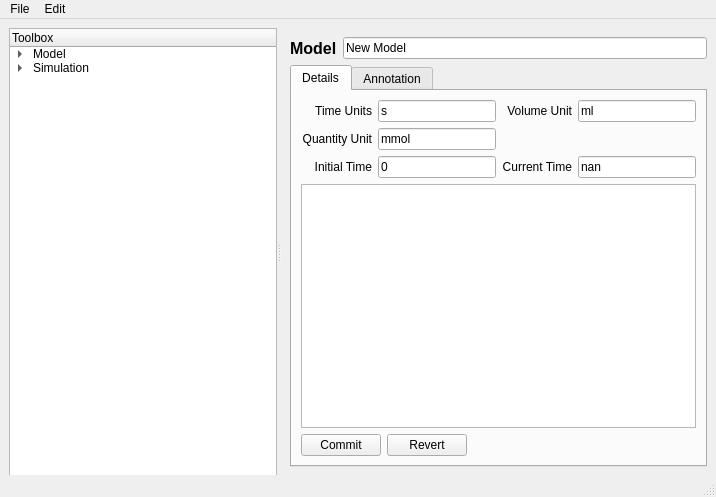
<?xml version="1.0" encoding="UTF-8"?>
<ui version="4.0">
 <class>MainWindow</class>
 <widget class="QMainWindow" name="MainWindow">
  <property name="geometry">
   <rect>
    <x>0</x>
    <y>0</y>
    <width>716</width>
    <height>497</height>
   </rect>
  </property>
  <property name="windowTitle">
   <string>MainWindow</string>
  </property>
  <widget class="QWidget" name="centralwidget">
   <widget class="QSplitter" name="splitter">
    <property name="geometry">
     <rect>
      <x>9</x>
      <y>9</y>
      <width>707</width>
      <height>448</height>
     </rect>
    </property>
    <property name="orientation">
     <enum>Qt::Horizontal</enum>
    </property>
    <widget class="QTreeWidget" name="treeWidget">
     <column>
      <property name="text">
       <string>Toolbox</string>
      </property>
     </column>
     <item>
      <property name="text">
       <string>Model</string>
      </property>
      <item>
       <property name="text">
        <string>Mathematical</string>
       </property>
      </item>
      <item>
       <property name="text">
        <string>Biochemical</string>
       </property>
      </item>
     </item>
     <item>
      <property name="text">
       <string>Simulation</string>
      </property>
      <item>
       <property name="text">
        <string>Time Course</string>
       </property>
      </item>
      <item>
       <property name="text">
        <string>Local Sensitivity Analysis</string>
       </property>
      </item>
      <item>
       <property name="text">
        <string>Global Sensitivity Analsysis</string>
       </property>
      </item>
     </item>
    </widget>
    <widget class="QStackedWidget" name="stackedWidget">
     <property name="autoFillBackground">
      <bool>false</bool>
     </property>
     <property name="currentIndex">
      <number>0</number>
     </property>
     <widget class="QWidget" name="pageModel">
      <layout class="QGridLayout" name="gridLayout_5">
       <item row="0" column="0">
        <layout class="QVBoxLayout" name="verticalLayout">
         <item>
          <layout class="QHBoxLayout" name="horizontalLayout_2">
           <item>
            <widget class="QLabel" name="label">
             <property name="font">
              <font>
               <pointsize>12</pointsize>
               <weight>75</weight>
               <bold>true</bold>
              </font>
             </property>
             <property name="text">
              <string>Model</string>
             </property>
            </widget>
           </item>
           <item>
            <widget class="QLineEdit" name="lineEdit">
             <property name="text">
              <string>New Model</string>
             </property>
            </widget>
           </item>
          </layout>
         </item>
         <item>
          <widget class="QTabWidget" name="tabWidget">
           <property name="currentIndex">
            <number>0</number>
           </property>
           <widget class="QWidget" name="tab">
            <attribute name="title">
             <string>Details</string>
            </attribute>
            <layout class="QGridLayout" name="gridLayout_3">
             <item row="1" column="0">
              <widget class="QPlainTextEdit" name="plainTextEdit"/>
             </item>
             <item row="0" column="0">
              <layout class="QGridLayout" name="gridLayout_2">
               <item row="0" column="0">
                <widget class="QLabel" name="label_2">
                 <property name="layoutDirection">
                  <enum>Qt::LeftToRight</enum>
                 </property>
                 <property name="text">
                  <string>Time Units</string>
                 </property>
                 <property name="alignment">
                  <set>Qt::AlignRight|Qt::AlignTrailing|Qt::AlignVCenter</set>
                 </property>
                </widget>
               </item>
               <item row="0" column="4">
                <widget class="QLineEdit" name="lineEdit_3">
                 <property name="text">
                  <string>ml</string>
                 </property>
                </widget>
               </item>
               <item row="0" column="2">
                <widget class="QLineEdit" name="lineEdit_2">
                 <property name="text">
                  <string>s</string>
                 </property>
                </widget>
               </item>
               <item row="1" column="2">
                <widget class="QLineEdit" name="lineEdit_4">
                 <property name="text">
                  <string>mmol</string>
                 </property>
                </widget>
               </item>
               <item row="1" column="0">
                <widget class="QLabel" name="label_4">
                 <property name="text">
                  <string>Quantity Unit</string>
                 </property>
                 <property name="alignment">
                  <set>Qt::AlignRight|Qt::AlignTrailing|Qt::AlignVCenter</set>
                 </property>
                </widget>
               </item>
               <item row="0" column="3">
                <widget class="QLabel" name="label_3">
                 <property name="layoutDirection">
                  <enum>Qt::LeftToRight</enum>
                 </property>
                 <property name="text">
                  <string>Volume Unit</string>
                 </property>
                 <property name="alignment">
                  <set>Qt::AlignRight|Qt::AlignTrailing|Qt::AlignVCenter</set>
                 </property>
                </widget>
               </item>
               <item row="2" column="3">
                <widget class="QLabel" name="label_6">
                 <property name="layoutDirection">
                  <enum>Qt::LeftToRight</enum>
                 </property>
                 <property name="text">
                  <string>Current Time</string>
                 </property>
                 <property name="alignment">
                  <set>Qt::AlignRight|Qt::AlignTrailing|Qt::AlignVCenter</set>
                 </property>
                </widget>
               </item>
               <item row="2" column="2">
                <widget class="QLineEdit" name="lineEdit_5">
                 <property name="text">
                  <string>0</string>
                 </property>
                </widget>
               </item>
               <item row="2" column="4">
                <widget class="QLineEdit" name="lineEdit_6">
                 <property name="text">
                  <string>nan</string>
                 </property>
                </widget>
               </item>
               <item row="2" column="0">
                <widget class="QLabel" name="label_5">
                 <property name="text">
                  <string>Initial Time</string>
                 </property>
                 <property name="alignment">
                  <set>Qt::AlignRight|Qt::AlignTrailing|Qt::AlignVCenter</set>
                 </property>
                </widget>
               </item>
              </layout>
             </item>
             <item row="2" column="0">
              <layout class="QGridLayout" name="gridLayout_4">
               <item row="0" column="0">
                <widget class="QPushButton" name="pushButton">
                 <property name="text">
                  <string>Commit</string>
                 </property>
                </widget>
               </item>
               <item row="0" column="1">
                <widget class="QPushButton" name="pushButton_2">
                 <property name="text">
                  <string>Revert</string>
                 </property>
                </widget>
               </item>
               <item row="0" column="2">
                <spacer name="horizontalSpacer">
                 <property name="orientation">
                  <enum>Qt::Horizontal</enum>
                 </property>
                 <property name="sizeHint" stdset="0">
                  <size>
                   <width>40</width>
                   <height>20</height>
                  </size>
                 </property>
                </spacer>
               </item>
              </layout>
             </item>
            </layout>
           </widget>
           <widget class="QWidget" name="tab_2">
            <attribute name="title">
             <string>Annotation</string>
            </attribute>
           </widget>
          </widget>
         </item>
        </layout>
       </item>
      </layout>
     </widget>
     <widget class="QWidget" name="pageCompartments">
      <layout class="QGridLayout" name="gridLayout_7">
       <item row="0" column="0">
        <layout class="QVBoxLayout" name="verticalLayout_2">
         <item>
          <layout class="QGridLayout" name="gridLayout_6">
           <item row="0" column="0">
            <widget class="QLabel" name="label_7">
             <property name="text">
              <string>Search:</string>
             </property>
            </widget>
           </item>
           <item row="0" column="1">
            <widget class="QLineEdit" name="lineEdit_7"/>
           </item>
          </layout>
         </item>
         <item>
          <widget class="QTableWidget" name="tableWidget">
           <property name="alternatingRowColors">
            <bool>true</bool>
           </property>
           <property name="sortingEnabled">
            <bool>true</bool>
           </property>
           <property name="cornerButtonEnabled">
            <bool>true</bool>
           </property>
           <property name="RowNumber" stdset="0">
            <number>1</number>
           </property>
           <attribute name="verticalHeaderShowSortIndicator" stdset="0">
            <bool>false</bool>
           </attribute>
           <attribute name="verticalHeaderStretchLastSection">
            <bool>false</bool>
           </attribute>
           <row>
            <property name="text">
             <string/>
            </property>
           </row>
           <column>
            <property name="text">
             <string>#</string>
            </property>
            <property name="font">
             <font>
              <weight>75</weight>
              <bold>true</bold>
             </font>
            </property>
            <property name="textAlignment">
             <set>AlignHCenter|AlignVCenter|AlignCenter</set>
            </property>
           </column>
           <column>
            <property name="text">
             <string>Name</string>
            </property>
            <property name="font">
             <font>
              <weight>75</weight>
              <bold>true</bold>
             </font>
            </property>
            <property name="textAlignment">
             <set>AlignHCenter|AlignVCenter|AlignCenter</set>
            </property>
           </column>
           <column>
            <property name="text">
             <string>Initial Volume</string>
            </property>
            <property name="font">
             <font>
              <weight>75</weight>
              <bold>true</bold>
             </font>
            </property>
            <property name="textAlignment">
             <set>AlignHCenter|AlignVCenter|AlignCenter</set>
            </property>
           </column>
           <column>
            <property name="text">
             <string>Volume</string>
            </property>
            <property name="font">
             <font>
              <weight>75</weight>
              <bold>true</bold>
             </font>
            </property>
            <property name="textAlignment">
             <set>AlignHCenter|AlignVCenter|AlignCenter</set>
            </property>
           </column>
           <item row="0" column="1">
            <property name="text">
             <string>New Compartment</string>
            </property>
           </item>
           <item row="0" column="2">
            <property name="text">
             <string>1</string>
            </property>
           </item>
          </widget>
         </item>
        </layout>
       </item>
      </layout>
     </widget>
    </widget>
   </widget>
  </widget>
  <widget class="QMenuBar" name="menubar">
   <property name="geometry">
    <rect>
     <x>0</x>
     <y>0</y>
     <width>716</width>
     <height>24</height>
    </rect>
   </property>
   <widget class="QMenu" name="menu_Fole">
    <property name="title">
     <string>File</string>
    </property>
    <addaction name="actionOpen"/>
    <addaction name="actionSave"/>
    <addaction name="actionSave_as"/>
   </widget>
   <widget class="QMenu" name="menuEdit">
    <property name="title">
     <string>Edit</string>
    </property>
    <addaction name="actionUndo"/>
    <addaction name="actionRedo"/>
   </widget>
   <addaction name="menu_Fole"/>
   <addaction name="menuEdit"/>
  </widget>
  <widget class="QStatusBar" name="statusbar"/>
  <action name="actionOpen">
   <property name="text">
    <string>Open</string>
   </property>
   <property name="shortcut">
    <string>Ctrl+O</string>
   </property>
  </action>
  <action name="actionSave">
   <property name="text">
    <string>Save</string>
   </property>
   <property name="shortcut">
    <string>Ctrl+S</string>
   </property>
  </action>
  <action name="actionSave_as">
   <property name="text">
    <string>Save as...</string>
   </property>
   <property name="shortcut">
    <string>Ctrl+Shift+S</string>
   </property>
  </action>
  <action name="actionUndo">
   <property name="text">
    <string>Undo</string>
   </property>
   <property name="shortcut">
    <string>Ctrl+Z</string>
   </property>
  </action>
  <action name="actionRedo">
   <property name="text">
    <string>Redo</string>
   </property>
   <property name="shortcut">
    <string>Ctrl+Shift+Z, Ctrl+Y</string>
   </property>
  </action>
 </widget>
 <resources/>
 <connections/>
</ui>
